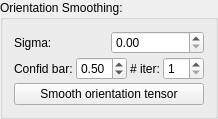
         <widget class="QGroupBox" name="groupBox_6">
          <property name="enabled">
           <bool>true</bool>
          </property>
          <property name="title">
           <string>Orientation Smoothing:</string>
          </property>
          <layout class="QVBoxLayout" name="verticalLayout_8">
           <property name="spacing">
            <number>3</number>
           </property>
           <item>
            <layout class="QHBoxLayout" name="horizontalLayout_65">
             <item>
              <widget class="QLabel" name="label_82">
               <property name="text">
                <string>Sigma:</string>
               </property>
              </widget>
             </item>
             <item>
              <widget class="QDoubleSpinBox" name="spinBoxSigmaSpatial">
               <property name="maximum">
                <double>16.000000000000000</double>
               </property>
               <property name="singleStep">
                <double>0.200000000000000</double>
               </property>
              </widget>
             </item>
            </layout>
           </item>
           <item>
            <layout class="QHBoxLayout" name="horizontalLayout_33">
             <item>
              <widget class="QLabel" name="label_39">
               <property name="text">
                <string>Confid bar:</string>
               </property>
              </widget>
             </item>
             <item>
              <widget class="QDoubleSpinBox" name="spinBoxConfidThreshold">
               <property name="maximum">
                <double>1.000000000000000</double>
               </property>
               <property name="singleStep">
                <double>0.010000000000000</double>
               </property>
               <property name="value">
                <double>0.500000000000000</double>
               </property>
              </widget>
             </item>
             <item>
              <widget class="QLabel" name="label_40">
               <property name="text">
                <string># iter:</string>
               </property>
              </widget>
             </item>
             <item>
              <widget class="QSpinBox" name="spinBoxDiffuseIterations">
               <property name="minimum">
                <number>1</number>
               </property>
              </widget>
             </item>
            </layout>
           </item>
           <item>
            <widget class="QPushButton" name="buttonSmoothTensor">
             <property name="text">
              <string>Smooth orientation tensor</string>
             </property>
            </widget>
           </item>
          </layout>
         </widget>
